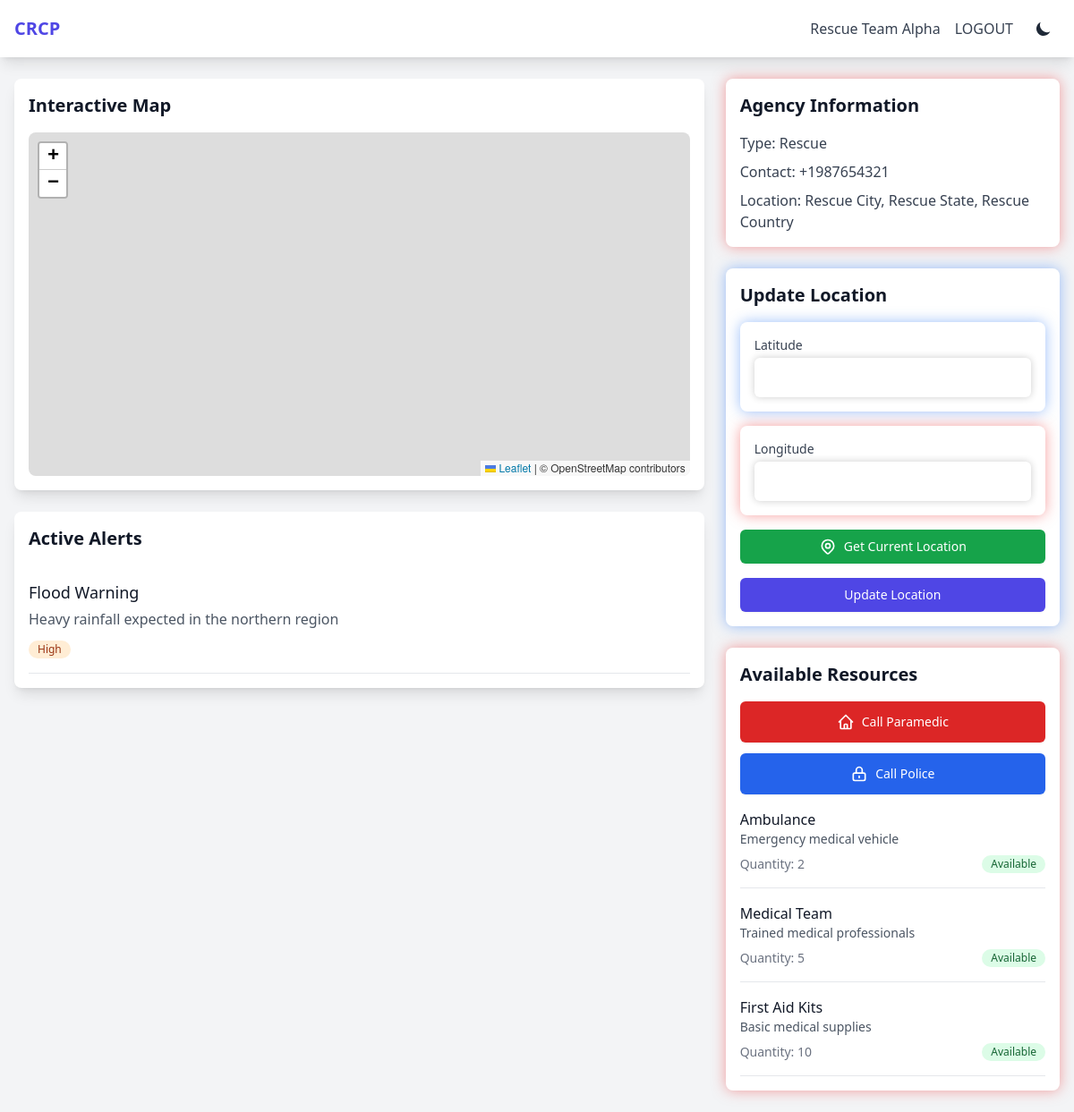
/dashboard.php (signed in), run on the app's committed database.
### tables this page shows
CREATE TABLE IF NOT EXISTS agencies (
    id INT AUTO_INCREMENT PRIMARY KEY,
    name VARCHAR(255) NOT NULL,
    email VARCHAR(255) NOT NULL UNIQUE,
    password VARCHAR(255) NOT NULL,
    agency_type ENUM('rescue', 'medical', 'logistics', 'other') NOT NULL,
    contact_number VARCHAR(20) NOT NULL,
    address TEXT NOT NULL,
    city VARCHAR(100) NOT NULL,
    state VARCHAR(100) NOT NULL,
    country VARCHAR(100) NOT NULL,
    is_active BOOLEAN DEFAULT TRUE,
    is_admin BOOLEAN DEFAULT FALSE,
    created_at TIMESTAMP DEFAULT CURRENT_TIMESTAMP,
    updated_at TIMESTAMP DEFAULT CURRENT_TIMESTAMP ON UPDATE CURRENT_TIMESTAMP
);

CREATE TABLE IF NOT EXISTS alerts (
    id INT AUTO_INCREMENT PRIMARY KEY,
    title VARCHAR(255) NOT NULL,
    description TEXT NOT NULL,
    severity ENUM('low', 'medium', 'high', 'critical') NOT NULL,
    status ENUM('active', 'resolved', 'cancelled') DEFAULT 'active',
    created_by INT NOT NULL,
    created_at TIMESTAMP DEFAULT CURRENT_TIMESTAMP,
    updated_at TIMESTAMP DEFAULT CURRENT_TIMESTAMP ON UPDATE CURRENT_TIMESTAMP,
    FOREIGN KEY (created_by) REFERENCES agencies(id)
);

CREATE TABLE IF NOT EXISTS resources (
    id INT AUTO_INCREMENT PRIMARY KEY,
    agency_id INT NOT NULL,
    resource_type ENUM('vehicle', 'personnel', 'equipment', 'supplies') NOT NULL,
    name VARCHAR(255) NOT NULL,
    description TEXT,
    quantity INT NOT NULL,
    status ENUM('available', 'in_use', 'maintenance', 'unavailable') DEFAULT 'available',
    created_at TIMESTAMP DEFAULT CURRENT_TIMESTAMP,
    updated_at TIMESTAMP DEFAULT CURRENT_TIMESTAMP ON UPDATE CURRENT_TIMESTAMP,
    FOREIGN KEY (agency_id) REFERENCES agencies(id) ON DELETE CASCADE
);

### public/dashboard.php (the view, shortened to what this page needs)
<?php
$database = new Database();
$db = $database->getConnection();
$agencyQuery = "SELECT * FROM agencies WHERE id = :id";
$agencyStmt = $db->prepare($agencyQuery);
$agencyStmt->bindParam(':id', $_SESSION['agency_id']);
$agencyStmt->execute();
$agency = $agencyStmt->fetch();
$resourcesQuery = "SELECT * FROM resources WHERE agency_id = :agency_id";
$resourcesStmt = $db->prepare($resourcesQuery);
$resourcesStmt->bindParam(':agency_id', $_SESSION['agency_id']);
$resourcesStmt->execute();
$resources = $resourcesStmt->fetchAll();
$alertsQuery = "SELECT * FROM alerts WHERE status = 'active' ORDER BY created_at DESC";
$alertsStmt = $db->prepare($alertsQuery);
$alertsStmt->execute();
$alerts = $alertsStmt->fetchAll();
?>
<!DOCTYPE html>
<html lang="en">
<head>
    <script src="https://cdn.tailwindcss.com"></script>
    <link rel="stylesheet" href="https://unpkg.com/leaflet@1.7.1/dist/leaflet.css" />
</head>
<body class="bg-gray-100 dark:bg-gray-900">
    <nav class="bg-white dark:bg-gray-800 shadow-lg">
        <div class="max-w-7xl mx-auto px-4">
            <div class="flex justify-between h-16">
                <div class="flex">
                    <div class="flex-shrink-0 flex items-center">
                        <span class="text-xl font-bold text-indigo-600 dark:text-indigo-400">CRCP</span>
                    </div>
                </div>
                <div class="flex items-center space-x-4">
                    <span class="text-gray-700 dark:text-gray-300"><?php echo htmlspecialchars($agency['name']); ?></span>
                    <a href="logout.php" class="text-gray-700 dark:text-gray-300 hover:text-indigo-600 dark:hover:text-indigo-400">LOGOUT</a>
                    <button id="theme-toggle" class="p-2 rounded-lg hover:bg-gray-100 dark:hover:bg-gray-700">
                        <svg class="w-5 h-5 text-gray-800 dark:text-gray-200 block dark:hidden" fill="currentColor" viewBox="0 0 20 20" xmlns="http://www.w3.org/2000/svg">
                            <path d="M17.293 13.293A8 8 0 016.707 2.707a8.001 8.001 0 1010.586 10.586z"></path>
                        </svg>
                    </button>
                </div>
            </div>
        </div>
    </nav>
    <div class="max-w-7xl mx-auto px-4 py-6">
        <div class="grid grid-cols-1 lg:grid-cols-3 gap-6">
            <div class="lg:col-span-2">
                <div class="bg-white dark:bg-gray-800 rounded-lg shadow-lg p-4 mb-6">
                    <h2 class="text-xl font-semibold mb-4 text-gray-900 dark:text-gray-100">Interactive Map</h2>
                    <div id="map" class="h-96 rounded-lg"></div>
                </div>
                <div class="bg-white dark:bg-gray-800 rounded-lg shadow-lg p-4">
                    <h2 class="text-xl font-semibold mb-4 text-gray-900 dark:text-gray-100">Active Alerts</h2>
                    <?php if (empty($alerts)): ?>
                        <p class="text-gray-500 dark:text-gray-400">No active alerts</p>
                    <?php else: ?>
                        <?php foreach ($alerts as $alert): ?>
                            <div class="border-b border-gray-200 dark:border-gray-700 py-4">
                                <h3 class="text-lg font-medium text-gray-900 dark:text-gray-100"><?php echo htmlspecialchars($alert['title']); ?></h3>
                                <p class="text-gray-600 dark:text-gray-400 mt-1"><?php echo htmlspecialchars($alert['description']); ?></p>
                                <div class="mt-2">
                                    <span class="inline-flex items-center px-2.5 py-0.5 rounded-full text-xs font-medium
                                        <?php echo $alert['severity'] === 'critical' ? 'bg-red-100 text-red-800 dark:bg-red-900 dark:text-red-200' :
                                            ($alert['severity'] === 'high' ? 'bg-orange-100 text-orange-800 dark:bg-orange-900 dark:text-orange-200' :
                                            ($alert['severity'] === 'medium' ? 'bg-yellow-100 text-yellow-800 dark:bg-yellow-900 dark:text-yellow-200' :
                                            'bg-green-100 text-green-800 dark:bg-green-900 dark:text-green-200')); ?>">
                                        <?php echo ucfirst($alert['severity']); ?>
                                    </span>
                                </div>
                            </div>
                        <?php endforeach; ?>
                    <?php endif; ?>
                </div>
            </div>
            <div class="space-y-6">
                <div class="bg-white dark:bg-gray-800 rounded-lg p-4 shadow-[0_0_15px_rgba(239,68,68,0.5)]">
                    <h2 class="text-xl font-semibold mb-4 text-gray-900 dark:text-gray-100">Agency Information</h2>
                    <div class="space-y-2">
                        <p class="text-gray-700 dark:text-gray-300"><span class="font-medium">Type:</span> <?php echo ucfirst($agency['agency_type']); ?></p>
                        <p class="text-gray-700 dark:text-gray-300"><span class="font-medium">Contact:</span> <?php echo htmlspecialchars($agency['contact_number']); ?></p>
                        <p class="text-gray-700 dark:text-gray-300"><span class="font-medium">Location:</span> <?php echo htmlspecialchars($agency['city'] . ', ' . $agency['state'] . ', ' . $agency['country']); ?></p>
                    </div>
                </div>
                <div class="bg-white dark:bg-gray-800 rounded-lg p-4 shadow-[0_0_15px_rgba(59,130,246,0.5)]">
                    <h2 class="text-xl font-semibold mb-4 text-gray-900 dark:text-gray-100">Update Location</h2>
                    <form id="locationForm" class="space-y-4 mt-4">
                        <div class="bg-white dark:bg-gray-800 rounded-lg p-4 shadow-[0_0_15px_rgba(59,130,246,0.5)]">
                            <label for="latitude" class="block text-sm font-medium text-gray-700 dark:text-gray-300">Latitude</label>
                            <input type="text" id="latitude" name="latitude" required
                                class="mt-1 block w-full rounded-md border-gray-300 dark:border-gray-600 dark:bg-gray-700 dark:text-gray-300 shadow-[0_0_8px_rgba(0,0,0,0.2)] dark:shadow-[0_0_8px_rgba(0,0,0,0.4)] focus:border-indigo-500 focus:ring-indigo-500 sm:text-base py-2.5 px-3">
                        </div>
                        <div class="bg-white dark:bg-gray-800 rounded-lg p-4 shadow-[0_0_15px_rgba(239,68,68,0.5)]">
                            <label for="longitude" class="block text-sm font-medium text-gray-700 dark:text-gray-300">Longitude</label>
                            <input type="text" id="longitude" name="longitude" required
                                class="mt-1 block w-full rounded-md border-gray-300 dark:border-gray-600 dark:bg-gray-700 dark:text-gray-300 shadow-[0_0_8px_rgba(0,0,0,0.2)] dark:shadow-[0_0_8px_rgba(0,0,0,0.4)] focus:border-indigo-500 focus:ring-indigo-500 sm:text-base py-2.5 px-3">
                        </div>
                        <button id="getLocationBtn"
                            class="w-full flex justify-center py-2 px-4 border border-transparent rounded-md shadow-sm text-sm font-medium text-white bg-green-600 hover:bg-green-700 focus:outline-none focus:ring-2 focus:ring-offset-2 focus:ring-green-500">
                            Get Current Location
                        </button>
                        <button type="submit"
                            class="w-full flex justify-center py-2 px-4 border border-transparent rounded-md shadow-sm text-sm font-medium text-white bg-indigo-600 hover:bg-indigo-700 focus:outline-none focus:ring-2 focus:ring-offset-2 focus:ring-indigo-500">
                            Update Location
                        </button>
                    </form>
                </div>
                <div class="bg-white dark:bg-gray-800 rounded-lg p-4 shadow-[0_0_15px_rgba(239,68,68,0.5)]">
                    <h2 class="text-xl font-semibold mb-4 text-gray-900 dark:text-gray-100">Available Resources</h2>
                    <div class="mb-4 space-y-3">
                        <button id="callParamedicBtn"
                            class="w-full flex justify-center items-center py-3 px-4 border border-transparent rounded-md shadow-sm text-sm font-medium text-white bg-red-600 hover:bg-red-700 focus:outline-none focus:ring-2 focus:ring-offset-2 focus:ring-red-500">
                            Call Paramedic
                        </button>
                        <button id="callPoliceBtn"
                            class="w-full flex justify-center items-center py-3 px-4 border border-transparent rounded-md shadow-sm text-sm font-medium text-white bg-blue-600 hover:bg-blue-700 focus:outline-none focus:ring-2 focus:ring-offset-2 focus:ring-blue-500">
                            <svg class="w-5 h-5 mr-2" fill="none" stroke="currentColor" viewBox="0 0 24 24" xmlns="http://www.w3.org/2000/svg">
                                <path stroke-linecap="round" stroke-linejoin="round" stroke-width="2" d="M12 15v2m-6 4h12a2 2 0 002-2v-6a2 2 0 00-2-2H6a2 2 0 00-2 2v6a2 2 0 002 2zm10-10V7a4 4 0 00-8 0v4h8z"></path>
                            </svg>
                            Call Police
                        </button>
                    </div>
                    <?php if (empty($resources)): ?>
                        <p class="text-gray-500 dark:text-gray-400"></p>
                    <?php else: ?>
                        <div class="space-y-4">
                            <?php foreach ($resources as $resource): ?>
                                <div class="border-b border-gray-200 dark:border-gray-700 pb-4">
                                    <h3 class="font-medium text-gray-900 dark:text-gray-100"><?php echo htmlspecialchars($resource['name']); ?></h3>
                                    <p class="text-sm text-gray-600 dark:text-gray-400"><?php echo htmlspecialchars($resource['description']); ?></p>
                                    <div class="mt-2 flex items-center justify-between">
                                        <span class="text-sm text-gray-500 dark:text-gray-400">Quantity: <?php echo $resource['quantity']; ?></span>
                                        <span class="inline-flex items-center px-2.5 py-0.5 rounded-full text-xs font-medium
                                            <?php echo $resource['status'] === 'available' ? 'bg-green-100 text-green-800 dark:bg-green-900 dark:text-green-200' :
                                                ($resource['status'] === 'in_use' ? 'bg-yellow-100 text-yellow-800 dark:bg-yellow-900 dark:text-yellow-200' :
                                                ($resource['status'] === 'maintenance' ? 'bg-orange-100 text-orange-800 dark:bg-orange-900 dark:text-orange-200' :
                                                'bg-red-100 text-red-800 dark:bg-red-900 dark:text-red-200')); ?>">
                                            <?php echo ucfirst($resource['status']); ?>
                                        </span>
                                    </div>
                                </div>
                            <?php endforeach; ?>
                        </div>
                    <?php endif; ?>
                </div>
            </div>
        </div>
    </div>
</body>
</html>

### data on the page
agencies: name "Rescue Team Alpha", agency_type "Rescue", contact_number "+1987654321", city+state+country "Rescue City, Rescue State, Rescue Country"
alerts: title "Flood Warning", description "Heavy rainfall expected in the northern region", severity "High"
resources: name "Ambulance", description "Emergency medical vehicle", quantity "2", status "Available"
resources: name "Medical Team", description "Trained medical professionals", quantity "5", status "Available"
resources: name "First Aid Kits", description "Basic medical supplies", quantity "10", status "Available"
